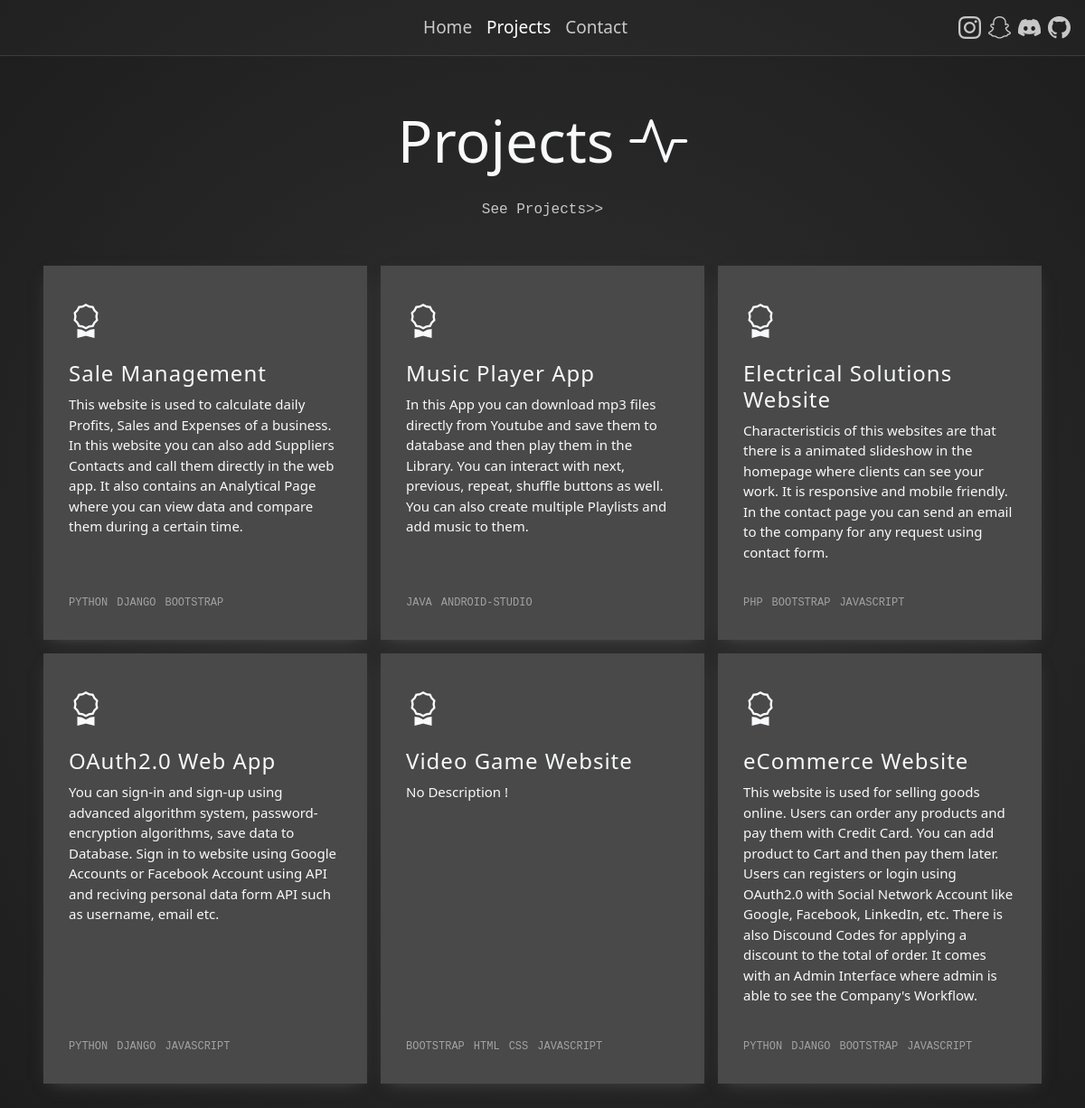
/projects/, run on the app's committed database.
### portfolio/models.py (models this page shows, shortened)
class SocialNetworks(models.Model):
    social = models.CharField(max_length=32, blank=False, unique=True)
    link = models.URLField(blank=False)
    icon_code = models.CharField(max_length=32, blank=False)

class Projects(models.Model):
    project_name = models.CharField(max_length=96, blank=False, unique=True)
    workflow = models.TextField(max_length=1000, blank=False)
    project_image = models.ImageField(blank=False)
    technologies = models.ManyToManyField(Technologies)

class Technologies(models.Model):
    tech_name = models.CharField(max_length=64, blank=False, unique=True)
    def __str__(self):
        return self.tech_name.upper()

### portfolio/views.py (the view)
# urls.py: path('projects/', views.ProjectsView.as_view(), name='projects'),
class ProjectsView(ListView):
    template_name = 'projects.html'
    model = Projects

### portfolio/context_processors.py (called while the page is built)
def links_context(request):
    socialnetwork = SocialNetworks.objects.all()
    social = {}
    links = {}
    for i in socialnetwork:
        links[i.social] = (i.link, i.icon_code)
    social['social'] = links
    return social

### templates/projects.html (shortened to what this page needs)
{% extends 'base.html' %}
{% load static %}
{% block projects %}
    active
{% endblock %}
    {% block custom_header %}
        <link rel="stylesheet" href="{% static 'css/projects.css' %}">
    {% endblock %}
{% block content %}
    <h1 class="display-3 text-center">Projects <i class="bi bi-activity"></i></h1>
    <div class="mt-4 text-center">
        <a href="#projects" class="font-monospace mt-2">See Projects>></a>
    </div>
    <ul class="projects-grid text-center" id="projects">
        {% for projects in object_list %}
            <li class="project-card" data-bs-toggle="modal" data-bs-target="#exampleModal"
                data-bs-whatever="{{ projects.project_image }}">
                <div class="project-inner">
                    <header>
                        <div class="project-top mb-3">
                            <i class="bi bi-award"></i>
                        </div>
                        <h4 class="p-title fs-4 mb-2">{{ projects.project_name }}</h4>
                        <div class="project-description" id="workflow">
                            <p>{{ projects.workflow }}</p>
                        </div>
                    </header>
                    <footer>
                        <ul class="project-tech">
                            {% for i in projects.technologies.all %}
                                <li>{{ i }}</li>
                            {% endfor %}
                        </ul>
                    </footer>
                </div>
            </li>
        {% endfor %}
    </ul>
{% endblock %}

### templates/base.html (shortened to what this page needs)
{% load static %}
{% load bootstrap5 %}
<!DOCTYPE html>
<html lang="en">
<head>
    {% bootstrap_css %}
    <link rel="stylesheet" href="https://cdn.jsdelivr.net/npm/bootstrap-icons@1.7.2/font/bootstrap-icons.css">
    <link rel="stylesheet" href="{% static 'css/custom.css' %}">
    {% block custom_header %}
    {% endblock %}
</head>
<body class="text-light">
<nav class="navbar navbar-expand-lg navbar-dark">
    <div class="container-fluid">
        <div class="collapse navbar-collapse text-center" id="navbarSupportedContent">
            <ul class="navbar-nav mx-auto mb-2 mb-lg-0">
                <li class="nav-item">
                    <a class="nav-link {% block index %}{% endblock %}" aria-current="page" href="{% url 'index' %}">Home</a>
                </li>
                <li class="nav-item">
                    <a class="nav-link {% block projects %}{% endblock %}" href="{% url 'projects' %}">Projects</a>
                </li>
                <li class="nav-item">
                    <a class="nav-link {% block contact %}{% endblock %}" href="{% url 'contact' %}">Contact</a>
                </li>
            </ul>
            <div class="d-flex justify-content-center">
                {% for i in social.items %}
                    <a href="{{ i.1.0 }}" class="px-1 {{ i.0 }}"><i class="bi {{ i.1.1 }}"></i></a>
                {% endfor %}
            </div>
        </div>
    </div>
</nav>
<div class="container-fluid mt-2 p-5">
    {% block content %}
    {% endblock %}
</div>
</body>
</html>

### portfolio/static/css/custom.css (style rules this page uses)
body { background: rgb(42, 42, 42); background: -moz-radial-gradient(circle, rgba(42, 42, 42, 1) 36%, rgba(29, 29, 29, 1) 100%); background: -webkit-radial-gradient(circle, rgba(42, 42, 42, 1) 36%, rgba(29, 29, 29, 1) 100%); background: radial-gradient(circle, rgba(42, 42, 42, 1) 36%, rgba(29, 29, 29, 1) 100%); filter: progid:DXImageTransform.Microsoft.gradient(startColorstr="#2a2a2a", endColorstr="#1d1d1d", GradientType=1); background-repeat: no-repeat; background-size: cover; background-clip: border-box; background-attachment: fixed; color: #c7c7c7; height: 100%; }
a { text-decoration: none; color: #c7c7c7; }
a i { font-size: 25px; padding: 10px 0; }
.navbar { background-color: rgba(255, 255, 255, 0.02) !important; border-bottom: 1px solid rgba(199, 199, 199, 0.15); }
.nav-link { font-size: 19px; color: rgba(255, 255, 255, 0.75) !important; }
.active { color: #fff !important; }
@media (min-width: 992px) { .navbar-expand-lg .navbar-nav { flex-direction: row; position: relative !important; left: 4% !important; } }

### portfolio/static/css/projects.css (style rules this page uses)
.projects-grid { list-style: none; padding: 0; margin: 50px 0 0; display: grid; grid-template-columns: repeat(auto-fill, minmax(300px, 1fr)); gap: 15px; position: relative; }
.project-card { position: relative; background-color: #494949; transition: all 0.25s cubic-bezier(0.645, 0.045, 0.355, 1) 0s, opacity 0.5s cubic-bezier(0.645, 0.045, 0.355, 1) 0s, transform 0.5s cubic-bezier(0.645, 0.045, 0.355, 1) 0s; visibility: visible; opacity: 1; transform: matrix3d(1, 0, 0, 0, 0, 1, 0, 0, 0, 0, 1, 0, 0, 0, 0, 1); cursor: pointer; }
.project-inner { box-shadow: 0 6px 18px -9px #565656; display: flex; -webkit-box-pack: justify; justify-content: space-between; -webkit-box-align: center; flex-direction: column; align-items: flex-start; position: relative; height: 100%; padding: 2rem 1.75rem; border-radius: 4px; transition: all 0.25s cubic-bezier(0.645, 0.045, 0.355, 1); }
.project-top { display: flex; -webkit-box-pack: justify; justify-content: space-between; -webkit-box-align: center; align-items: center; font-size: 38px; }
.p-title { text-align: left; letter-spacing: 1px; }
.project-description { text-align: left; font-size: 15px; }
.project-tech { display: flex; align-items: flex-start; -webkit-box-flex: 1; flex-grow: 1; flex-wrap: wrap; padding: 0px; margin: 20px 0px 0px; list-style: none; }
.project-tech li { margin-right: 10px; font-size: 12px; font-family: monospace; color: #a2a2a2; }

### data on the page
Projects: project_name "Sale Management", workflow "This website is used to calculate daily Profits, Sales and Expenses of a business. In this website you can also add Suppliers Contacts and call them directly in the web app. It also contains an Analytical Page where you can view data and compare them during a certain time."
Technologies: tech_name "PYTHON"
Technologies: tech_name "DJANGO"
Technologies: tech_name "BOOTSTRAP"
Projects: project_name "Music Player App", workflow "In this App you can download mp3 files directly from Youtube and save them to database and then play them in the Library. You can interact with next, previous, repeat, shuffle buttons as well. You can also create multiple Playlists and add music to them."
Technologies: tech_name "JAVA"
Technologies: tech_name "ANDROID-STUDIO"
Projects: project_name "Electrical Solutions Website", workflow "Characteristicis of this websites are that there is a animated slideshow in the homepage where clients can see your work. It is responsive and mobile friendly. In the contact page you can send an email to the company for any request using contact form."
Technologies: tech_name "PHP"
Technologies: tech_name "JAVASCRIPT"
Projects: project_name "OAuth2.0 Web App", workflow "You can sign-in and sign-up using advanced algorithm system, password-encryption algorithms, save data to Database. Sign in to website using Google Accounts or Facebook Account using API and reciving personal data form API such as username, email etc."
Projects: project_name "Video Game Website", workflow "No Description !"
Technologies: tech_name "HTML"
Technologies: tech_name "CSS"
Projects: project_name "eCommerce Website", workflow "This website is used for selling goods online. Users can order any products and pay them with Credit Card. You can add product to Cart and then pay them later. Users can registers or login using OAuth2.0 with Social Network Account like Google, Facebook, LinkedIn, etc. There is also Discound Codes for applying a discount to the total of order. It comes with an Admin Interface where admin is able to see the Company's Workflow."
